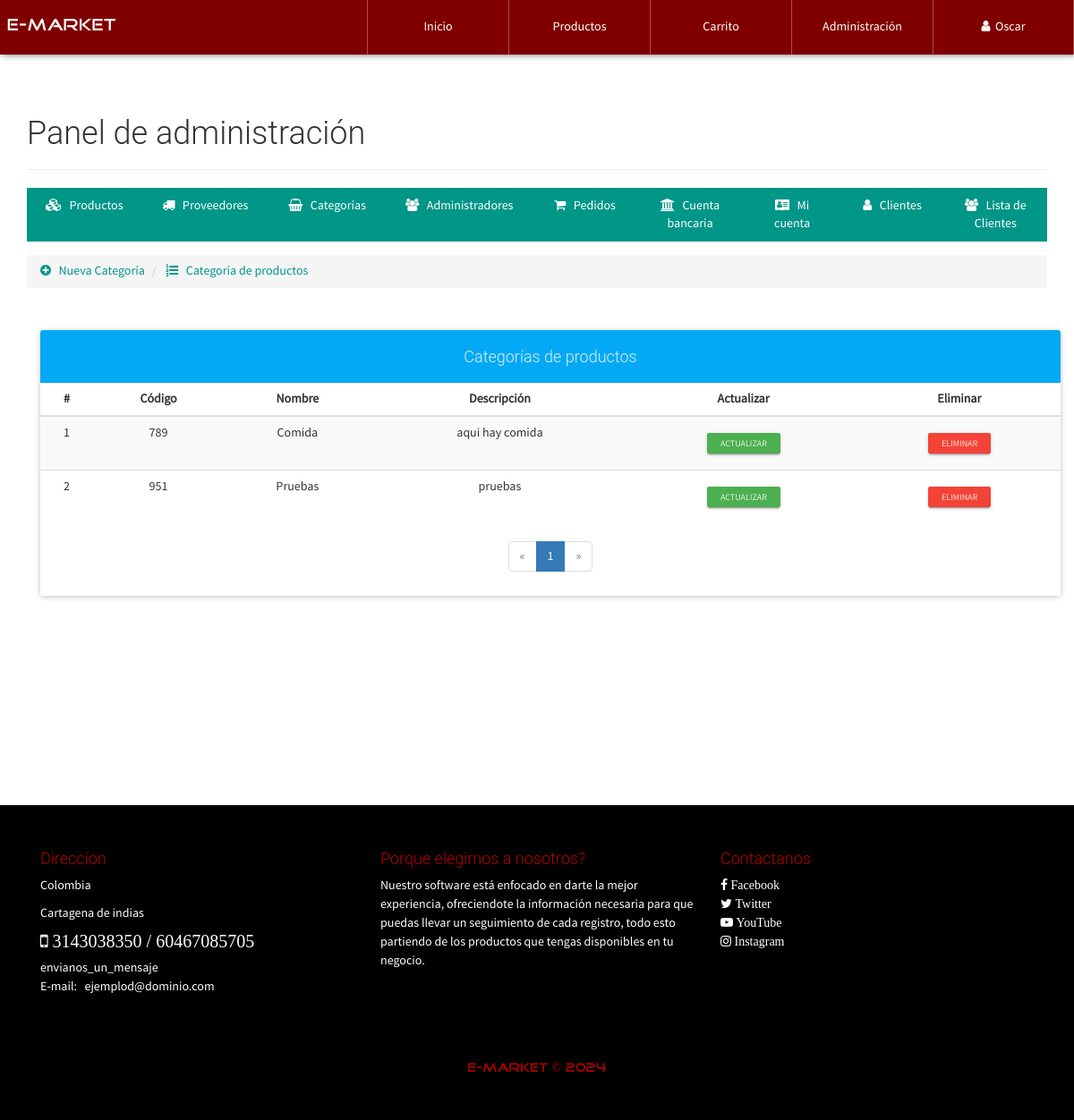
/configAdmin.php?view=categorylist (signed in), run on the app's committed database.
### tables this page shows
CREATE TABLE `categoria` (
  `CodigoCat` varchar(30) NOT NULL,
  `Nombre` varchar(30) NOT NULL,
  `Descripcion` text NOT NULL
);

### admin/categorylist-view.php (the view, shortened to what this page needs)
<ul class="breadcrumb" style="margin-bottom: 5px;">
    <li>
        <a href="configAdmin.php?view=category">
            <i class="fa fa-plus-circle" aria-hidden="true"></i> &nbsp; Nueva Categoría
        </a>
    </li>
    <li>
        <a href="configAdmin.php?view=categorylist"><i class="fa fa-list-ol" aria-hidden="true"></i> &nbsp; Categoría de productos</a>
    </li>
</ul>
<div class="container">
	<div class="row">
        <div class="col-xs-12">
            <br><br>
            <div class="panel panel-info">
                <div class="panel-heading text-center"><h4>Categorías de productos</h4></div>
                <div class="table-responsive">
                    <table class="table table-striped table-hover">
                        <thead class="">
                            <tr>
                            	<th class="text-center">#</th>
                                <th class="text-center">Código</th>
                                <th class="text-center">Nombre</th>
                                <th class="text-center">Descripción</th>
                                <th class="text-center">Actualizar</th>
                              	<th class="text-center">Eliminar</th>
                            </tr>
                        </thead>
                        <tbody>
                            <?php
                            	$mysqli = mysqli_connect(SERVER, USER, PASS, BD);
								mysqli_set_charset($mysqli, "utf8");
								$pagina = isset($_GET['pag']) ? (int)$_GET['pag'] : 1;
								$regpagina = 30;
								$inicio = ($pagina > 1) ? (($pagina * $regpagina) - $regpagina) : 0;
								$categorias=mysqli_query($mysqli,"SELECT SQL_CALC_FOUND_ROWS * FROM categoria LIMIT $inicio, $regpagina");
								$totalregistros = mysqli_query($mysqli,"SELECT FOUND_ROWS()");
								$totalregistros = mysqli_fetch_array($totalregistros, MYSQLI_ASSOC);
								$numeropaginas = ceil($totalregistros["FOUND_ROWS()"]/$regpagina);
								$cr=$inicio+1;
                              while($cate=mysqli_fetch_array($categorias, MYSQLI_ASSOC)){
                            ?>
                            <tr>
	                            <td class="text-center"><?php echo $cr; ?></td>
	                        	<td class="text-center"><?php echo $cate['CodigoCat']; ?></td>
	                        	<td class="text-center"><?php echo $cate['Nombre']; ?></td>
	                        	<td class="text-center"><?php echo $cate['Descripcion']; ?></td>
	                        	<td class="text-center">
	                        		<a href="configAdmin.php?view=categoryinfo&code=<?php echo $cate['CodigoCat']; ?>" class="btn btn-raised btn-xs btn-success">Actualizar</a>
	                        	</td>
	                        	<td class="text-center">
	                        		<form action="process/delcategoria.php" method="POST" class="FormCatElec" data-form="delete">
	                        			<button type="submit" class="btn btn-raised btn-xs btn-danger">Eliminar</button>
	                        		</form>
	                        	</td>
                            </tr>
                            <?php
                            	$cr++;
                              }
                            ?>
                        </tbody>
                    </table>
                </div>
                <?php if($numeropaginas>=1): ?>
                <div class="text-center">
                  <ul class="pagination">
                    <?php if($pagina == 1): ?>
                        <li class="disabled">
                            <a>
                                <span aria-hidden="true">&laquo;</span>
                            </a>
                        </li>
                    <?php endif; ?>
                    <?php
                        for($i=1; $i <= $numeropaginas; $i++ ){
                            if($pagina == $i){
                                echo '<li class="active"><a href="configAdmin.php?view=categorylist&pag='.$i.'">'.$i.'</a></li>';
                            }else{
                                echo '<li><a href="configAdmin.php?view=categorylist&pag='.$i.'">'.$i.'</a></li>';
                            }
                        }
                    ?>
                    <?php if($pagina == $numeropaginas): ?>
                        <li class="disabled">
                            <a>
                                <span aria-hidden="true">&raquo;</span>
                            </a>
                        </li>
                    <?php endif; ?>
                  </ul>
                </div>
                <?php endif; ?>
            </div>
        </div>
	</div>
</div>

### css/style.css (style rules this page uses)
body { font-family: "FontFamilySPro"; line-height: 1.5; font-size: 1.4em; width: 100%; height: 100%; margin: 0px; padding: 0px; background-position: center center; background-repeat: no-repeat; background-attachment: fixed; background-size: cover; background-color: #ffffff; }
footer { width: 100%; color: #fff; background-color: #000000; padding: 40px 0px; }
.text-footer { color: #b40000; }
footer a { color: #fff; }
.tittles-pages-logo { font-family: "FontFamilyLogo"; }
#container-page-configAdmin { background-image: url(../imagenes/img/font.JPG); }

### data on the page
categoria: CodigoCat "789", Nombre "Comida", Descripcion "aqui hay comida"
categoria: CodigoCat "951", Nombre "Pruebas", Descripcion "pruebas"

### other printed values
$_SESSION['nombreAdmin'] "Oscar"
